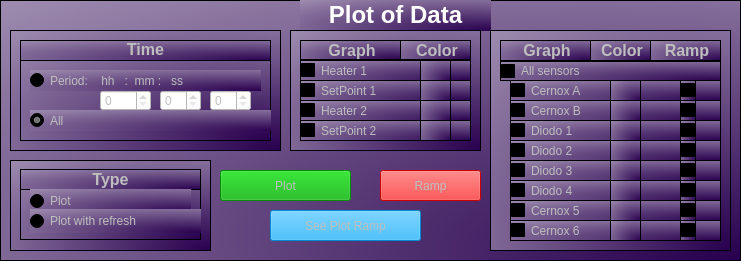
   <widget class="QFrame" name="plotofdata">
    <property name="enabled">
     <bool>true</bool>
    </property>
    <property name="geometry">
     <rect>
      <x>10</x>
      <y>30</y>
      <width>741</width>
      <height>261</height>
     </rect>
    </property>
    <property name="cursor">
     <cursorShape>ArrowCursor</cursorShape>
    </property>
    <property name="toolTip">
     <string/>
    </property>
    <property name="styleSheet">
     <string notr="true">background-color: qradialgradient(spread:pad, cx:0.531, cy:0.664773, radius:2, fx:1, fy:1, stop:0 rgba(40, 0, 78, 255), stop:1 rgba(255, 255, 255, 255));
</string>
    </property>
    <property name="frameShape">
     <enum>QFrame::StyledPanel</enum>
    </property>
    <property name="frameShadow">
     <enum>QFrame::Raised</enum>
    </property>
    <widget class="QFrame" name="frame">
     <property name="geometry">
      <rect>
       <x>10</x>
       <y>160</y>
       <width>201</width>
       <height>91</height>
      </rect>
     </property>
     <property name="styleSheet">
      <string notr="true">
font: 11pt &quot;Sans Serif&quot;;</string>
     </property>
     <property name="frameShape">
      <enum>QFrame::StyledPanel</enum>
     </property>
     <property name="frameShadow">
      <enum>QFrame::Raised</enum>
     </property>
     <widget class="QFrame" name="frame_7">
      <property name="geometry">
       <rect>
        <x>10</x>
        <y>9</y>
        <width>181</width>
        <height>71</height>
       </rect>
      </property>
      <property name="styleSheet">
       <string notr="true">font: 12pt &quot;Sans Serif&quot;;</string>
      </property>
      <property name="frameShape">
       <enum>QFrame::StyledPanel</enum>
      </property>
      <property name="frameShadow">
       <enum>QFrame::Raised</enum>
      </property>
      <widget class="QFrame" name="frame_9">
       <property name="geometry">
        <rect>
         <x>0</x>
         <y>0</y>
         <width>181</width>
         <height>21</height>
        </rect>
       </property>
       <property name="frameShape">
        <enum>QFrame::StyledPanel</enum>
       </property>
       <property name="frameShadow">
        <enum>QFrame::Raised</enum>
       </property>
       <widget class="QLabel" name="Type">
        <property name="enabled">
         <bool>false</bool>
        </property>
        <property name="geometry">
         <rect>
          <x>0</x>
          <y>0</y>
          <width>181</width>
          <height>21</height>
         </rect>
        </property>
        <property name="styleSheet">
         <string notr="true">background-color: rgba(0, 0, 0, 0);</string>
        </property>
        <property name="text">
         <string>&lt;html&gt;&lt;head/&gt;&lt;body&gt;&lt;p align=&quot;center&quot;&gt;&lt;span style=&quot; font-size:12pt; font-weight:600;&quot;&gt;Type&lt;/span&gt;&lt;/p&gt;&lt;/body&gt;&lt;/html&gt;</string>
        </property>
       </widget>
      </widget>
      <widget class="QRadioButton" name="grafica2">
       <property name="enabled">
        <bool>false</bool>
       </property>
       <property name="geometry">
        <rect>
         <x>10</x>
         <y>20</y>
         <width>161</width>
         <height>24</height>
        </rect>
       </property>
       <property name="styleSheet">
        <string notr="true">background-color: a(0);
font: 11pt &quot;Sans Serif&quot;;
</string>
       </property>
       <property name="text">
        <string>Plot </string>
       </property>
       <property name="checkable">
        <bool>true</bool>
       </property>
       <property name="checked">
        <bool>false</bool>
       </property>
      </widget>
      <widget class="QRadioButton" name="grafica1">
       <property name="enabled">
        <bool>false</bool>
       </property>
       <property name="geometry">
        <rect>
         <x>10</x>
         <y>40</y>
         <width>171</width>
         <height>24</height>
        </rect>
       </property>
       <property name="styleSheet">
        <string notr="true">background-color: a(0);
</string>
       </property>
       <property name="text">
        <string>Plot with refresh</string>
       </property>
       <property name="checked">
        <bool>false</bool>
       </property>
      </widget>
     </widget>
    </widget>
    <widget class="QFrame" name="frame_2">
     <property name="geometry">
      <rect>
       <x>10</x>
       <y>30</y>
       <width>271</width>
       <height>121</height>
      </rect>
     </property>
     <property name="styleSheet">
      <string notr="true">
font: 11pt &quot;Sans Serif&quot;;</string>
     </property>
     <property name="frameShape">
      <enum>QFrame::StyledPanel</enum>
     </property>
     <property name="frameShadow">
      <enum>QFrame::Raised</enum>
     </property>
     <widget class="QFrame" name="frame_6">
      <property name="geometry">
       <rect>
        <x>10</x>
        <y>10</y>
        <width>251</width>
        <height>101</height>
       </rect>
      </property>
      <property name="frameShape">
       <enum>QFrame::StyledPanel</enum>
      </property>
      <property name="frameShadow">
       <enum>QFrame::Raised</enum>
      </property>
      <widget class="QFrame" name="frame_4">
       <property name="geometry">
        <rect>
         <x>0</x>
         <y>0</y>
         <width>251</width>
         <height>21</height>
        </rect>
       </property>
       <property name="frameShape">
        <enum>QFrame::StyledPanel</enum>
       </property>
       <property name="frameShadow">
        <enum>QFrame::Raised</enum>
       </property>
       <widget class="QLabel" name="Time">
        <property name="enabled">
         <bool>false</bool>
        </property>
        <property name="geometry">
         <rect>
          <x>0</x>
          <y>0</y>
          <width>251</width>
          <height>20</height>
         </rect>
        </property>
        <property name="styleSheet">
         <string notr="true">
border: 0px solid black;
background-color: rgba(0, 0, 0, 0);</string>
        </property>
        <property name="text">
         <string>&lt;html&gt;&lt;head/&gt;&lt;body&gt;&lt;p align=&quot;center&quot;&gt;&lt;span style=&quot; font-size:12pt; font-weight:600;&quot;&gt;Time&lt;/span&gt;&lt;/p&gt;&lt;/body&gt;&lt;/html&gt;</string>
        </property>
       </widget>
      </widget>
      <widget class="QRadioButton" name="radioButton">
       <property name="enabled">
        <bool>false</bool>
       </property>
       <property name="geometry">
        <rect>
         <x>10</x>
         <y>30</y>
         <width>231</width>
         <height>21</height>
        </rect>
       </property>
       <property name="styleSheet">
        <string notr="true">background-color: a(0);</string>
       </property>
       <property name="text">
        <string>Period:    hh   :  mm :   ss</string>
       </property>
      </widget>
      <widget class="QSpinBox" name="hh">
       <property name="enabled">
        <bool>false</bool>
       </property>
       <property name="geometry">
        <rect>
         <x>80</x>
         <y>50</y>
         <width>51</width>
         <height>21</height>
        </rect>
       </property>
       <property name="styleSheet">
        <string notr="true">background-color: rgb(255, 255, 255);</string>
       </property>
      </widget>
      <widget class="QSpinBox" name="mm">
       <property name="enabled">
        <bool>false</bool>
       </property>
       <property name="geometry">
        <rect>
         <x>140</x>
         <y>50</y>
         <width>41</width>
         <height>21</height>
        </rect>
       </property>
       <property name="styleSheet">
        <string notr="true">background-color: rgb(255, 255, 255);</string>
       </property>
      </widget>
      <widget class="QSpinBox" name="ss">
       <property name="enabled">
        <bool>false</bool>
       </property>
       <property name="geometry">
        <rect>
         <x>190</x>
         <y>50</y>
         <width>41</width>
         <height>21</height>
        </rect>
       </property>
       <property name="styleSheet">
        <string notr="true">background-color: rgb(255, 255, 255);</string>
       </property>
      </widget>
      <widget class="QRadioButton" name="radioButton_2">
       <property name="enabled">
        <bool>false</bool>
       </property>
       <property name="geometry">
        <rect>
         <x>10</x>
         <y>70</y>
         <width>251</width>
         <height>21</height>
        </rect>
       </property>
       <property name="styleSheet">
        <string notr="true">background-color: a(0);</string>
       </property>
       <property name="text">
        <string>All</string>
       </property>
       <property name="checked">
        <bool>true</bool>
       </property>
      </widget>
      <zorder>ss</zorder>
      <zorder>frame_4</zorder>
      <zorder>radioButton</zorder>
      <zorder>hh</zorder>
      <zorder>mm</zorder>
      <zorder>radioButton_2</zorder>
     </widget>
    </widget>
    <widget class="QPushButton" name="pushButton">
     <property name="enabled">
      <bool>false</bool>
     </property>
     <property name="geometry">
      <rect>
       <x>220</x>
       <y>170</y>
       <width>131</width>
       <height>31</height>
      </rect>
     </property>
     <property name="toolTip">
      <string>&lt;html&gt;&lt;head/&gt;&lt;body&gt;&lt;p align=&quot;center&quot;&gt;Plot&lt;/p&gt;&lt;/body&gt;&lt;/html&gt;</string>
     </property>
     <property name="whatsThis">
      <string>&lt;html&gt;&lt;head/&gt;&lt;body&gt;&lt;p align=&quot;center&quot;&gt;Plot&lt;/p&gt;&lt;/body&gt;&lt;/html&gt;</string>
     </property>
     <property name="styleSheet">
      <string notr="true">background-color: rgb(0, 170, 0);
font: 12pt &quot;Sans Serif&quot;;</string>
     </property>
     <property name="text">
      <string>Plot</string>
     </property>
    </widget>
    <widget class="QLabel" name="label_4">
     <property name="enabled">
      <bool>true</bool>
     </property>
     <property name="geometry">
      <rect>
       <x>300</x>
       <y>0</y>
       <width>191</width>
       <height>31</height>
      </rect>
     </property>
     <property name="styleSheet">
      <string notr="true">background-color: a(0);</string>
     </property>
     <property name="text">
      <string>&lt;html&gt;&lt;head/&gt;&lt;body&gt;&lt;p align=&quot;center&quot;&gt;&lt;span style=&quot; font-size:18pt; font-weight:600; color:#ffffff;&quot;&gt;Plot of Data&lt;/span&gt;&lt;/p&gt;&lt;/body&gt;&lt;/html&gt;</string>
     </property>
    </widget>
    <widget class="QFrame" name="frame_11">
     <property name="geometry">
      <rect>
       <x>290</x>
       <y>30</y>
       <width>191</width>
       <height>121</height>
      </rect>
     </property>
     <property name="toolTip">
      <string>&lt;html&gt;&lt;head/&gt;&lt;body&gt;&lt;p align=&quot;center&quot;&gt;&lt;span style=&quot; font-size:12pt;&quot;&gt;Plot data of Heaters&lt;/span&gt;&lt;/p&gt;&lt;/body&gt;&lt;/html&gt;</string>
     </property>
     <property name="styleSheet">
      <string notr="true">border: 1px solid black;
font: 11pt &quot;Sans Serif&quot;;</string>
     </property>
     <property name="frameShape">
      <enum>QFrame::StyledPanel</enum>
     </property>
     <property name="frameShadow">
      <enum>QFrame::Raised</enum>
     </property>
     <widget class="QCheckBox" name="SetPoint1">
      <property name="enabled">
       <bool>false</bool>
      </property>
      <property name="geometry">
       <rect>
        <x>10</x>
        <y>50</y>
        <width>171</width>
        <height>21</height>
       </rect>
      </property>
      <property name="styleSheet">
       <string notr="true">background-color: a(0);
</string>
      </property>
      <property name="text">
       <string>SetPoint 1</string>
      </property>
     </widget>
     <widget class="QCheckBox" name="heater2">
      <property name="enabled">
       <bool>false</bool>
      </property>
      <property name="geometry">
       <rect>
        <x>10</x>
        <y>70</y>
        <width>171</width>
        <height>21</height>
       </rect>
      </property>
      <property name="styleSheet">
       <string notr="true">background-color: a(0);</string>
      </property>
      <property name="text">
       <string>Heater 2</string>
      </property>
     </widget>
     <widget class="QCheckBox" name="heater1">
      <property name="enabled">
       <bool>false</bool>
      </property>
      <property name="geometry">
       <rect>
        <x>10</x>
        <y>30</y>
        <width>171</width>
        <height>21</height>
       </rect>
      </property>
      <property name="styleSheet">
       <string notr="true">background-color: a(0);
</string>
      </property>
      <property name="text">
       <string>Heater 1</string>
      </property>
     </widget>
     <widget class="QCheckBox" name="SetPoint2">
      <property name="enabled">
       <bool>false</bool>
      </property>
      <property name="geometry">
       <rect>
        <x>10</x>
        <y>90</y>
        <width>171</width>
        <height>21</height>
       </rect>
      </property>
      <property name="styleSheet">
       <string notr="true">background-color: a(0);</string>
      </property>
      <property name="text">
       <string>SetPoint 2</string>
      </property>
     </widget>
     <widget class="QLabel" name="graph_heater_la">
      <property name="enabled">
       <bool>false</bool>
      </property>
      <property name="geometry">
       <rect>
        <x>10</x>
        <y>10</y>
        <width>101</width>
        <height>20</height>
       </rect>
      </property>
      <property name="styleSheet">
       <string notr="true"/>
      </property>
      <property name="text">
       <string>&lt;html&gt;&lt;head/&gt;&lt;body&gt;&lt;p align=&quot;center&quot;&gt;&lt;span style=&quot; font-size:12pt; font-weight:600;&quot;&gt;Graph&lt;/span&gt;&lt;/p&gt;&lt;/body&gt;&lt;/html&gt;</string>
      </property>
     </widget>
     <widget class="QLabel" name="color_heater">
      <property name="enabled">
       <bool>false</bool>
      </property>
      <property name="geometry">
       <rect>
        <x>110</x>
        <y>10</y>
        <width>71</width>
        <height>20</height>
       </rect>
      </property>
      <property name="styleSheet">
       <string notr="true"/>
      </property>
      <property name="text">
       <string>&lt;html&gt;&lt;head/&gt;&lt;body&gt;&lt;p align=&quot;center&quot;&gt;&lt;span style=&quot; font-size:12pt; font-weight:600;&quot;&gt;Color&lt;/span&gt;&lt;/p&gt;&lt;/body&gt;&lt;/html&gt;</string>
      </property>
     </widget>
     <widget class="QPushButton" name="color_H1">
      <property name="enabled">
       <bool>false</bool>
      </property>
      <property name="geometry">
       <rect>
        <x>130</x>
        <y>30</y>
        <width>31</width>
        <height>21</height>
       </rect>
      </property>
      <property name="styleSheet">
       <string notr="true">background-color: a(0);</string>
      </property>
      <property name="text">
       <string/>
      </property>
     </widget>
     <widget class="QPushButton" name="color_S1">
      <property name="enabled">
       <bool>false</bool>
      </property>
      <property name="geometry">
       <rect>
        <x>130</x>
        <y>50</y>
        <width>31</width>
        <height>21</height>
       </rect>
      </property>
      <property name="styleSheet">
       <string notr="true">background-color: a(0);</string>
      </property>
      <property name="text">
       <string/>
      </property>
     </widget>
     <widget class="QPushButton" name="color_H2">
      <property name="enabled">
       <bool>false</bool>
      </property>
      <property name="geometry">
       <rect>
        <x>130</x>
        <y>70</y>
        <width>31</width>
        <height>21</height>
       </rect>
      </property>
      <property name="styleSheet">
       <string notr="true">background-color: a(0);</string>
      </property>
      <property name="text">
       <string/>
      </property>
     </widget>
     <widget class="QPushButton" name="color_S2">
      <property name="enabled">
       <bool>false</bool>
      </property>
      <property name="geometry">
       <rect>
        <x>130</x>
        <y>90</y>
        <width>31</width>
        <height>21</height>
       </rect>
      </property>
      <property name="styleSheet">
       <string notr="true">background-color: a(0);</string>
      </property>
      <property name="text">
       <string/>
      </property>
     </widget>
    </widget>
    <widget class="QPushButton" name="see_ramp">
     <property name="enabled">
      <bool>false</bool>
     </property>
     <property name="geometry">
      <rect>
       <x>270</x>
       <y>210</y>
       <width>151</width>
       <height>31</height>
      </rect>
     </property>
     <property name="toolTip">
      <string>&lt;html&gt;&lt;head/&gt;&lt;body&gt;&lt;p align=&quot;center&quot;&gt;Plot of Ramp&lt;/p&gt;&lt;/body&gt;&lt;/html&gt;</string>
     </property>
     <property name="styleSheet">
      <string notr="true">background-color: rgb(0, 170, 255);
font: 12pt &quot;Sans Serif&quot;;
selection-background-color: rgb(255, 255, 0);</string>
     </property>
     <property name="text">
      <string>See Plot Ramp</string>
     </property>
    </widget>
    <widget class="QPushButton" name="ramp">
     <property name="enabled">
      <bool>false</bool>
     </property>
     <property name="geometry">
      <rect>
       <x>380</x>
       <y>170</y>
       <width>101</width>
       <height>31</height>
      </rect>
     </property>
     <property name="toolTip">
      <string>&lt;html&gt;&lt;head/&gt;&lt;body&gt;&lt;p align=&quot;center&quot;&gt;Ramp &lt;/p&gt;&lt;/body&gt;&lt;/html&gt;</string>
     </property>
     <property name="styleSheet">
      <string notr="true">background-color: rgb(255, 0, 0);
font: 12pt &quot;Sans Serif&quot;;</string>
     </property>
     <property name="text">
      <string>Ramp</string>
     </property>
    </widget>
    <widget class="QFrame" name="frame_3">
     <property name="geometry">
      <rect>
       <x>490</x>
       <y>30</y>
       <width>241</width>
       <height>221</height>
      </rect>
     </property>
     <property name="toolTip">
      <string>&lt;html&gt;&lt;head/&gt;&lt;body&gt;&lt;p&gt;&lt;span style=&quot; font-size:12pt;&quot;&gt;Sensors&lt;/span&gt;&lt;/p&gt;&lt;/body&gt;&lt;/html&gt;</string>
     </property>
     <property name="styleSheet">
      <string notr="true">border: 1px solid black;
font: 11pt &quot;Sans Serif&quot;;</string>
     </property>
     <property name="frameShape">
      <enum>QFrame::StyledPanel</enum>
     </property>
     <property name="frameShadow">
      <enum>QFrame::Raised</enum>
     </property>
     <widget class="QCheckBox" name="Todos">
      <property name="enabled">
       <bool>false</bool>
      </property>
      <property name="geometry">
       <rect>
        <x>10</x>
        <y>31</y>
        <width>221</width>
        <height>20</height>
       </rect>
      </property>
      <property name="styleSheet">
       <string notr="true">background-color: a(0);
</string>
      </property>
      <property name="text">
       <string>All sensors</string>
      </property>
      <property name="checked">
       <bool>false</bool>
      </property>
     </widget>
     <widget class="QCheckBox" name="CA">
      <property name="enabled">
       <bool>false</bool>
      </property>
      <property name="geometry">
       <rect>
        <x>20</x>
        <y>50</y>
        <width>211</width>
        <height>21</height>
       </rect>
      </property>
      <property name="styleSheet">
       <string notr="true">background-color: a(0);
</string>
      </property>
      <property name="text">
       <string>Cernox A</string>
      </property>
      <property name="checked">
       <bool>false</bool>
      </property>
     </widget>
     <widget class="QCheckBox" name="CB">
      <property name="enabled">
       <bool>false</bool>
      </property>
      <property name="geometry">
       <rect>
        <x>20</x>
        <y>70</y>
        <width>211</width>
        <height>21</height>
       </rect>
      </property>
      <property name="styleSheet">
       <string notr="true">background-color: a(0);</string>
      </property>
      <property name="text">
       <string>Cernox B</string>
      </property>
      <property name="checked">
       <bool>false</bool>
      </property>
     </widget>
     <widget class="QCheckBox" name="D1">
      <property name="enabled">
       <bool>false</bool>
      </property>
      <property name="geometry">
       <rect>
        <x>20</x>
        <y>90</y>
        <width>211</width>
        <height>21</height>
       </rect>
      </property>
      <property name="styleSheet">
       <string notr="true">background-color: a(0);</string>
      </property>
      <property name="text">
       <string>Diodo 1</string>
      </property>
      <property name="checked">
       <bool>false</bool>
      </property>
     </widget>
     <widget class="QCheckBox" name="D2">
      <property name="enabled">
       <bool>false</bool>
      </property>
      <property name="geometry">
       <rect>
        <x>20</x>
        <y>110</y>
        <width>211</width>
        <height>21</height>
       </rect>
      </property>
      <property name="styleSheet">
       <string notr="true">background-color: a(0);</string>
      </property>
      <property name="text">
       <string>Diodo 2</string>
      </property>
      <property name="checked">
       <bool>false</bool>
      </property>
     </widget>
     <widget class="QCheckBox" name="D3">
      <property name="enabled">
       <bool>false</bool>
      </property>
      <property name="geometry">
       <rect>
        <x>20</x>
        <y>130</y>
        <width>211</width>
        <height>21</height>
       </rect>
      </property>
      <property name="styleSheet">
       <string notr="true">background-color: a(0);</string>
      </property>
      <property name="text">
       <string>Diodo 3</string>
      </property>
      <property name="checked">
       <bool>false</bool>
      </property>
     </widget>
     <widget class="QCheckBox" name="D4">
      <property name="enabled">
       <bool>false</bool>
      </property>
      <property name="geometry">
       <rect>
        <x>20</x>
        <y>150</y>
        <width>211</width>
        <height>21</height>
       </rect>
      </property>
      <property name="styleSheet">
       <string notr="true">background-color: a(0);</string>
      </property>
      <property name="text">
       <string>Diodo 4</string>
      </property>
      <property name="checked">
       <bool>false</bool>
      </property>
     </widget>
     <widget class="QCheckBox" name="C5">
      <property name="enabled">
       <bool>false</bool>
      </property>
      <property name="geometry">
       <rect>
        <x>20</x>
        <y>170</y>
        <width>211</width>
        <height>21</height>
       </rect>
      </property>
      <property name="styleSheet">
       <string notr="true">background-color: a(0);</string>
      </property>
      <property name="text">
       <string>Cernox 5</string>
      </property>
      <property name="checked">
       <bool>false</bool>
      </property>
     </widget>
     <widget class="QCheckBox" name="C6">
      <property name="enabled">
       <bool>false</bool>
      </property>
      <property name="geometry">
       <rect>
        <x>20</x>
        <y>190</y>
        <width>211</width>
        <height>21</height>
       </rect>
      </property>
      <property name="styleSheet">
       <string notr="true">background-color: a(0);</string>
      </property>
      <property name="text">
       <string>Cernox 6</string>
      </property>
      <property name="checked">
       <bool>false</bool>
      </property>
     </widget>
     <widget class="QCheckBox" name="ramp_CA">
      <property name="enabled">
       <bool>false</bool>
      </property>
      <property name="geometry">
       <rect>
        <x>190</x>
        <y>50</y>
        <width>16</width>
        <height>21</height>
       </rect>
      </property>
      <property name="styleSheet">
       <string notr="true">background-color: a(0);
color: rgb( 255, 0, 0);

</string>
      </property>
      <property name="text">
       <string/>
      </property>
     </widget>
     <widget class="QCheckBox" name="ramp_C5">
      <property name="geometry">
       <rect>
        <x>190</x>
        <y>170</y>
        <width>16</width>
        <height>21</height>
       </rect>
      </property>
      <property name="styleSheet">
       <string notr="true">background-color: a(0);
color: rgb( 255, 0, 0);</string>
      </property>
      <property name="text">
       <string/>
      </property>
     </widget>
     <widget class="QCheckBox" name="ramp_D1">
      <property name="enabled">
       <bool>false</bool>
      </property>
      <property name="geometry">
       <rect>
        <x>190</x>
        <y>90</y>
        <width>16</width>
        <height>21</height>
       </rect>
      </property>
      <property name="styleSheet">
       <string notr="true">background-color: a(0);
color: rgb( 255, 0, 0);</string>
      </property>
      <property name="text">
       <string/>
      </property>
     </widget>
     <widget class="QCheckBox" name="ramp_C6">
      <property name="geometry">
       <rect>
        <x>190</x>
        <y>190</y>
        <width>16</width>
        <height>21</height>
       </rect>
      </property>
      <property name="styleSheet">
       <string notr="true">background-color: a(0);
color: rgb( 255, 0, 0);</string>
      </property>
      <property name="text">
       <string/>
      </property>
     </widget>
     <widget class="QCheckBox" name="ramp_D4">
      <property name="enabled">
       <bool>false</bool>
      </property>
      <property name="geometry">
       <rect>
        <x>190</x>
        <y>150</y>
        <width>16</width>
        <height>21</height>
       </rect>
      </property>
      <property name="styleSheet">
       <string notr="true">background-color: a(0);
color: rgb( 255, 0, 0);</string>
      </property>
      <property name="text">
       <string/>
      </property>
     </widget>
     <widget class="QCheckBox" name="ramp_D3">
      <property name="enabled">
       <bool>false</bool>
      </property>
      <property name="geometry">
       <rect>
        <x>190</x>
        <y>130</y>
        <width>16</width>
        <height>21</height>
       </rect>
      </property>
      <property name="styleSheet">
       <string notr="true">background-color: a(0);
color: rgb( 255, 0, 0);</string>
      </property>
      <property name="text">
       <string/>
      </property>
     </widget>
     <widget class="QCheckBox" name="ramp_D2">
      <property name="enabled">
       <bool>false</bool>
      </property>
      <property name="geometry">
       <rect>
        <x>190</x>
        <y>110</y>
        <width>16</width>
        <height>21</height>
       </rect>
      </property>
      <property name="styleSheet">
       <string notr="true">background-color: a(0);
color: rgb( 255, 0, 0);</string>
      </property>
      <property name="text">
       <string/>
      </property>
     </widget>
     <widget class="QCheckBox" name="ramp_CB">
      <property name="enabled">
       <bool>false</bool>
      </property>
      <property name="geometry">
       <rect>
        <x>190</x>
        <y>70</y>
        <width>16</width>
        <height>21</height>
       </rect>
      </property>
      <property name="styleSheet">
       <string notr="true">background-color: a(0);
color: rgb( 255, 0, 0);</string>
      </property>
      <property name="text">
       <string/>
      </property>
     </widget>
     <widget class="QLabel" name="ramp_la">
      <property name="enabled">
       <bool>false</bool>
      </property>
      <property name="geometry">
       <rect>
        <x>160</x>
        <y>10</y>
        <width>71</width>
        <height>21</height>
       </rect>
      </property>
      <property name="styleSheet">
       <string notr="true"/>
      </property>
      <property name="text">
       <string>&lt;html&gt;&lt;head/&gt;&lt;body&gt;&lt;p align=&quot;center&quot;&gt;&lt;span style=&quot; font-size:12pt; font-weight:600;&quot;&gt;Ramp&lt;br/&gt;&lt;/span&gt;&lt;/p&gt;&lt;/body&gt;&lt;/html&gt;</string>
      </property>
     </widget>
     <widget class="QLabel" name="color_sensor">
      <property name="enabled">
       <bool>false</bool>
      </property>
      <property name="geometry">
       <rect>
        <x>100</x>
        <y>10</y>
        <width>61</width>
        <height>21</height>
       </rect>
      </property>
      <property name="styleSheet">
       <string notr="true"/>
      </property>
      <property name="text">
       <string>&lt;html&gt;&lt;head/&gt;&lt;body&gt;&lt;p align=&quot;center&quot;&gt;&lt;span style=&quot; font-size:12pt; font-weight:600;&quot;&gt;Color&lt;/span&gt;&lt;/p&gt;&lt;/body&gt;&lt;/html&gt;</string>
      </property>
     </widget>
     <widget class="QLabel" name="graph_sensor">
      <property name="enabled">
       <bool>false</bool>
      </property>
      <property name="geometry">
       <rect>
        <x>10</x>
        <y>10</y>
        <width>91</width>
        <height>21</height>
       </rect>
      </property>
      <property name="styleSheet">
       <string notr="true"/>
      </property>
      <property name="text">
       <string>&lt;html&gt;&lt;head/&gt;&lt;body&gt;&lt;p align=&quot;center&quot;&gt;&lt;span style=&quot; font-size:12pt; font-weight:600;&quot;&gt;Graph&lt;/span&gt;&lt;/p&gt;&lt;/body&gt;&lt;/html&gt;</string>
      </property>
     </widget>
     <widget class="QPushButton" name="color_CA">
      <property name="enabled">
       <bool>false</bool>
      </property>
      <property name="geometry">
       <rect>
        <x>120</x>
        <y>50</y>
        <width>31</width>
        <height>21</height>
       </rect>
      </property>
      <property name="styleSheet">
       <string notr="true">background-color: a(0);</string>
      </property>
      <property name="text">
       <string/>
      </property>
     </widget>
     <widget class="QPushButton" name="color_CB">
      <property name="enabled">
       <bool>false</bool>
      </property>
      <property name="geometry">
       <rect>
        <x>120</x>
        <y>70</y>
        <width>31</width>
        <height>21</height>
       </rect>
      </property>
      <property name="styleSheet">
       <string notr="true">background-color: a(0);</string>
      </property>
      <property name="text">
       <string/>
      </property>
     </widget>
     <widget class="QPushButton" name="color_D1">
      <property name="enabled">
       <bool>false</bool>
      </property>
      <property name="geometry">
       <rect>
        <x>120</x>
        <y>90</y>
        <width>31</width>
        <height>21</height>
       </rect>
      </property>
      <property name="styleSheet">
       <string notr="true">background-color: a(0);</string>
      </property>
      <property name="text">
       <string/>
      </property>
     </widget>
     <widget class="QPushButton" name="color_D2">
      <property name="enabled">
       <bool>false</bool>
      </property>
      <property name="geometry">
       <rect>
        <x>120</x>
        <y>110</y>
        <width>31</width>
        <height>21</height>
       </rect>
      </property>
      <property name="styleSheet">
       <string notr="true">background-color: a(0);</string>
      </property>
      <property name="text">
       <string/>
      </property>
     </widget>
     <widget class="QPushButton" name="color_D3">
      <property name="enabled">
       <bool>false</bool>
      </property>
      <property name="geometry">
       <rect>
        <x>120</x>
        <y>130</y>
        <width>31</width>
        <height>21</height>
       </rect>
      </property>
      <property name="styleSheet">
       <string notr="true">background-color: a(0);</string>
      </property>
      <property name="text">
       <string/>
      </property>
     </widget>
     <widget class="QPushButton" name="color_D4">
      <property name="enabled">
       <bool>false</bool>
      </property>
      <property name="geometry">
       <rect>
        <x>120</x>
        <y>150</y>
        <width>31</width>
        <height>21</height>
       </rect>
      </property>
      <property name="styleSheet">
       <string notr="true">background-color: a(0);</string>
      </property>
      <property name="text">
       <string/>
      </property>
     </widget>
     <widget class="QPushButton" name="color_C5">
      <property name="enabled">
       <bool>false</bool>
      </property>
      <property name="geometry">
       <rect>
        <x>120</x>
        <y>170</y>
        <width>31</width>
        <height>21</height>
       </rect>
      </property>
      <property name="styleSheet">
       <string notr="true">background-color: a(0);</string>
      </property>
      <property name="text">
       <string/>
      </property>
     </widget>
     <widget class="QPushButton" name="color_C6">
      <property name="enabled">
       <bool>false</bool>
      </property>
      <property name="geometry">
       <rect>
        <x>120</x>
        <y>190</y>
        <width>31</width>
        <height>21</height>
       </rect>
      </property>
      <property name="styleSheet">
       <string notr="true">background-color: a(0);</string>
      </property>
      <property name="text">
       <string/>
      </property>
     </widget>
     <zorder>CA</zorder>
     <zorder>CB</zorder>
     <zorder>D1</zorder>
     <zorder>D2</zorder>
     <zorder>D3</zorder>
     <zorder>D4</zorder>
     <zorder>C5</zorder>
     <zorder>C6</zorder>
     <zorder>ramp_CA</zorder>
     <zorder>ramp_C5</zorder>
     <zorder>ramp_D1</zorder>
     <zorder>ramp_C6</zorder>
     <zorder>ramp_D4</zorder>
     <zorder>ramp_D3</zorder>
     <zorder>ramp_D2</zorder>
     <zorder>ramp_CB</zorder>
     <zorder>ramp_la</zorder>
     <zorder>Todos</zorder>
     <zorder>color_sensor</zorder>
     <zorder>graph_sensor</zorder>
     <zorder>color_CA</zorder>
     <zorder>color_CB</zorder>
     <zorder>color_D1</zorder>
     <zorder>color_D2</zorder>
     <zorder>color_D3</zorder>
     <zorder>color_D4</zorder>
     <zorder>color_C5</zorder>
     <zorder>color_C6</zorder>
    </widget>
    <zorder>frame_2</zorder>
    <zorder>label_4</zorder>
    <zorder>frame</zorder>
    <zorder>pushButton</zorder>
    <zorder>frame_11</zorder>
    <zorder>see_ramp</zorder>
    <zorder>ramp</zorder>
    <zorder>frame_3</zorder>
   </widget>
